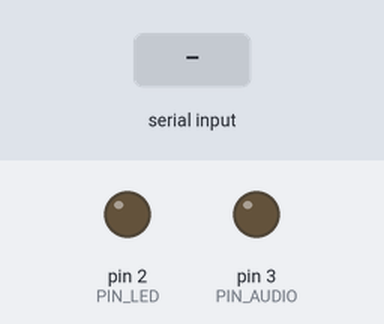
Bench run of a sketch on a simulated Arduino Uno, built with avr-gcc and run on an emulated ATmega328P. Shown: output pins drawn as LEDs (lit = HIGH). The inputs (shaded band) are chosen by the test bench. What the sketch prints to the serial monitor is not drawn.

Above: at 1.2 s.
1.3 s: "90 45\n" received over Serial
At 1.43 s:
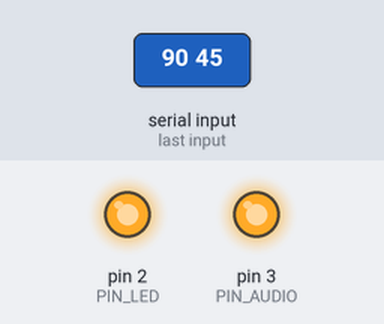
Timing chart, 0 to 9.3 s (numbered marks = the images above; inputs shaded):
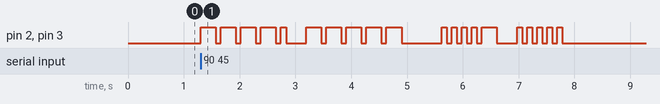

Measured:
- after the input at 1.3 s, pin 2 (PIN_LED), pin 3 (PIN_AUDIO): LOW → HIGH at once, → LOW 0.27 s later, → HIGH 0.09 s later, → LOW 0.27 s later, … (40 changes in this stretch)

The sketch:

Monk-PA-Ch5-MorseCode.ino
```cpp
// Could be char bootMessage[] = ...
//  But the point notation is more common
//  Just using this as a random example
const char *bootMessage = "Morse Code Blinker Started.";

const char* letters[] = {
  ".-", "-...", "-.-.", "-..", ".", "..-.", "--.", "....", "..",   // A-I
  ".---", "-.-", ".-..", "--", "-.", "---", ".--.", "--.-", ".-.", // J-R
  "...", "-", "..-", "...-", ".--", "-..-", "-.--", "--.."         // S-Z
};
const char* numbers[] = {
  "-----", ".----", "..---", "...--", "....-",
  ".....", "-....", "--...", "---..", "----."
};

const int DURATION_DOT =               90;
const int DURATION_DASH =              DURATION_DOT * 3;
const int DURATION_SEPARATOR_LETTERS = DURATION_DASH;
const int DURATION_SEPARATOR_DOTS =    DURATION_DOT;
const int DURATION_SPACE =             DURATION_DOT * 4;

const int PIN_LED = 2;
const int PIN_AUDIO = 3; // If connected, should be an ACTIVE buzzer.
                         // The addition of an audio module combines
                         // the Elegoo tutorial with this one. It was
                         // not a part of the original Monk-PA tutorial

void setup() {
  pinMode(PIN_LED, OUTPUT);
  pinMode(PIN_AUDIO, OUTPUT);
  digitalWrite(PIN_LED, LOW);
  digitalWrite(PIN_AUDIO, LOW);

  Serial.begin(9600);
  Serial.println(bootMessage);
}

void loop() {
  char c;
  if (Serial.available() > 0) {
    c = Serial.read();
    if (c == ' ') { delay(DURATION_SPACE); return; }

    if(c >= 'a' && c <= 'z') {
      flashSequence(letters[c - 'a']);
    } else if(c >= 'A' && c <= 'Z') {
      flashSequence(letters[c - 'A']);
    } else if(c >= '0' && c <= '9') {
      flashSequence(numbers[c - '0']);
    }
  }
}

void flashSequence(char* sequence) {
  int i = 0;
  while(sequence[i] != '\0') {
    flash(sequence[i++]);
  }
  delay(DURATION_SEPARATOR_LETTERS);
}

void flash(char c) {
  digitalWrite(PIN_LED, HIGH);
  digitalWrite(PIN_AUDIO, HIGH);
  if (c == '.') {
    delay(DURATION_DOT);
  } else if (c == '-') {
    delay(DURATION_DASH);
  }
  digitalWrite(PIN_LED, LOW);
  digitalWrite(PIN_AUDIO, LOW);
  delay(DURATION_SEPARATOR_DOTS);
}
```
